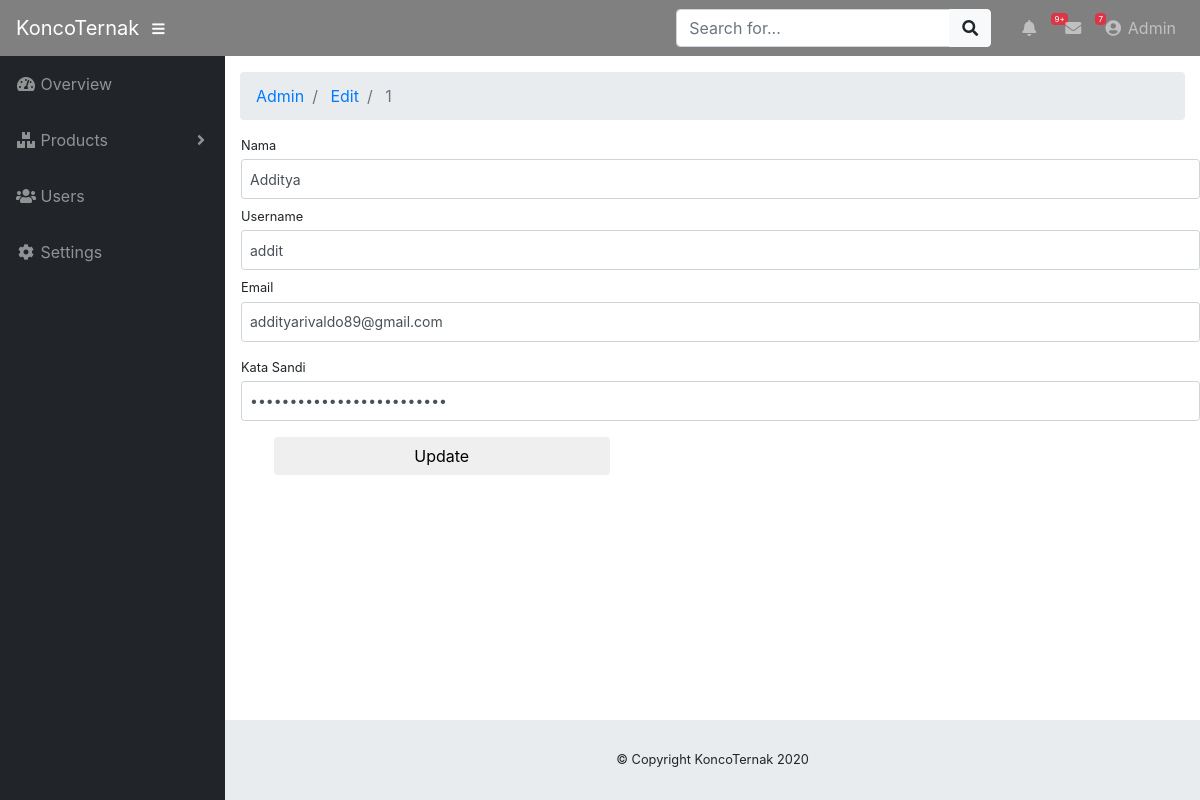
Screenshot of /admin/edit/1 with the database file from the repository.
### tables this page shows
CREATE TABLE `user` (
  `id_user` int(11) NOT NULL,
  `nama` varchar(25) NOT NULL,
  `email` varchar(35) NOT NULL,
  `username` varchar(25) NOT NULL,
  `password` varchar(25) NOT NULL,
  `id_level` int(11) NOT NULL DEFAULT '1'
);

### application/controllers/Admin.php (called while the page is built, shortened)
<?php
class Admin extends CI_Controller {
    public function __construct()
    {
        $this->load->model('M_Admin');
        $this->load->helper('url');
	}
        public function edit($id_user)
        {
                $where = array('id_user' => $id_user);
		$data['user'] = $this->M_Admin->edit_data($where,'user')->result();
		$this->load->view('admin/user_edit',$data);
        }
}

### index.php (called while the page is built, shortened)
<?php
require_once BASEPATH.'core/CodeIgniter.php';

### application/models/M_Admin.php (called while the page is built, shortened)
<?php
class M_Admin extends CI_Model {
    public function edit_data($where, $table)
    {
        return $this->db->get_where($table,$where);
    }
}
?>

### application/views/admin/user_edit.php (the view, shortened to what this page needs)
<!DOCTYPE html>
<html lang="en">
<head>
</head>
<body id="page-top">
<div id="wrapper">
	<div id="content-wrapper">
		<div class="container-fluid">
		</div>
        <form action="<?php echo base_url(). 'admin/update'; ?>" method="post">
        <?php foreach($user as $u){ ?>
        <div class="ml-3">
            <div class="font-weight-lighter mb-1" style="font-size: 0.8rem">
                Nama
            </div>
            <div class="form-group mb-2">
                <input style="height: 2.5rem" value="<?php echo $u->nama ?>" id="nama" placeholder="Nama" class="form-control form-control-sm" type="text" required="true">
            </div>
            <div class="font-weight-lighter mb-1" style="font-size: 0.8rem">
                Username
            </div>
            <div class="form-group mb-2">
                <input style="height: 2.5rem" value="<?php echo $u->username ?>" id="username" placeholder="Username" class="form-control form-control-sm" type="text" required="true">
            </div>
            <div class="font-weight-lighter mb-1" style="font-size: 0.8rem">
                Email
            </div>
            <div class="form-group">
                <input style="height: 2.5rem" value="<?php echo $u->email ?>" id="email" placeholder="Email" class="form-control form-control-sm" type="text" required="true">
            </div>
            <div class="font-weight-lighter mb-1" style="font-size: 0.8rem">
                Kata Sandi
            </div>
            <div class="form-group">
                <input style="height: 2.5rem" value="<?php echo $u->password ?>" id="password" placeholder="Kata Sandi" class="form-control form-control-sm" type="password" required="true">
            </div>
        </div>
            <button type="submit" value="Simpan" class="btn btn-konco mb-2" style="position: relative; left: 5%; width: 21rem">Update</button>
        <?php } ?>
        </form>
	</div>
</div>
</body>
</html>

### assets/res/css/sb-admin.css (style rules this page uses)
html { position: relative; min-height: 100%; }
body { height: 100%; }
#wrapper { display: -webkit-box; display: -ms-flexbox; display: flex; }
#wrapper #content-wrapper { overflow-x: hidden; width: 100%; padding-top: 1rem; padding-bottom: 80px; }
:root { --input-padding-x: 0.75rem; --input-padding-y: 0.75rem; }

### rows the page displays
user: nama "Additya", username "addit", email "addityarivaldo89@gmail.com"

### other values shown
$segment "Admin"
$segment "Edit"
$segment "1"
Date('Y') "2020"
